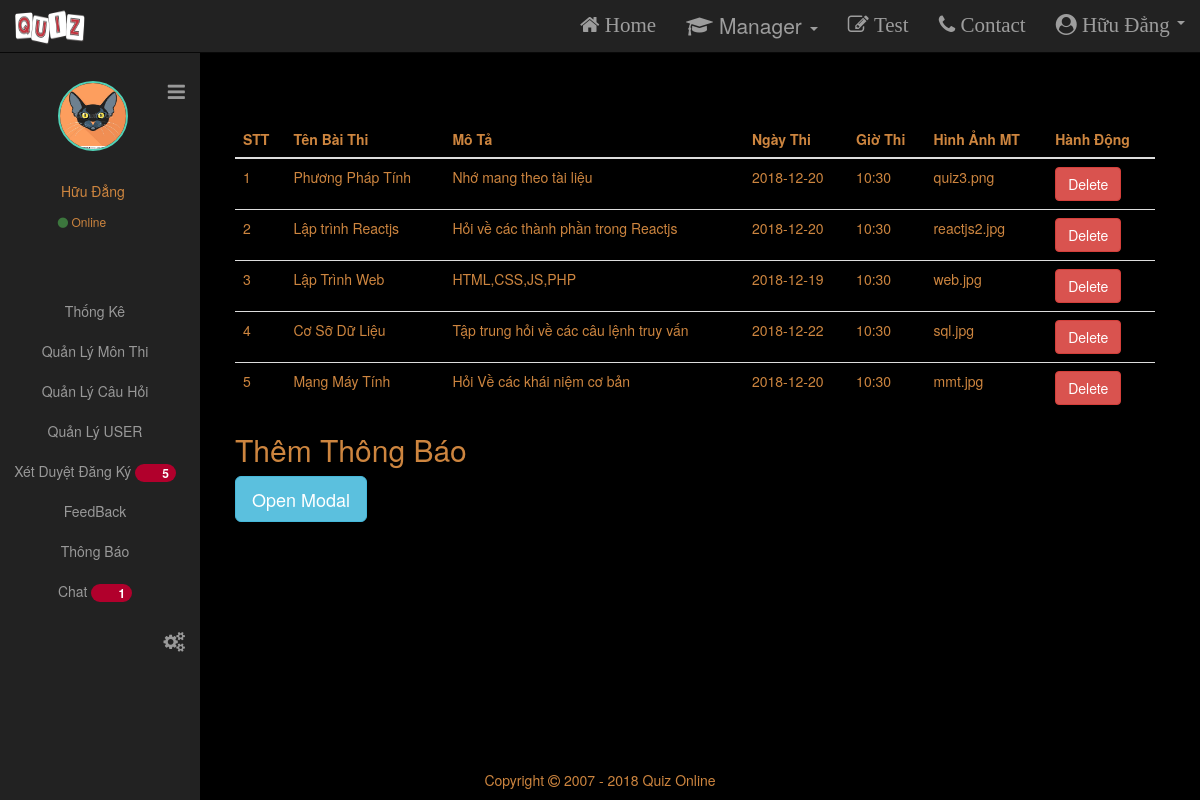
/news.php (signed in), run on the app's committed database.
### tables this page shows
CREATE TABLE `member` (
  `id_member` int(11) NOT NULL,
  `username` varchar(65) NOT NULL,
  `password` varchar(65) NOT NULL,
  `role` varchar(50) NOT NULL,
  `name` varchar(100) NOT NULL,
  `email` varchar(100) NOT NULL
);

CREATE TABLE `profile` (
  `id_profile` int(11) NOT NULL,
  `image` varchar(100) NOT NULL,
  `description` varchar(250) NOT NULL,
  `id_member` int(11) NOT NULL
);

CREATE TABLE `news` (
  `id` int(11) NOT NULL,
  `subject_name` varchar(100) NOT NULL,
  `description` varchar(200) NOT NULL,
  `days` date NOT NULL,
  `time` varchar(50) NOT NULL,
  `image` varchar(50) NOT NULL,
  `id_subject` int(11) NOT NULL
);

### Config/db.php (called while the page is built, shortened)
<?php
$tb_name="member";
$tb_news="news";
$profile = "profile";
?>

### news.php (the view, shortened to what this page needs)
<?php
require_once('Config/db.php');?>
<?php
if (isset($_SESSION['username']) == false) {
    header('Location: login.php');
}else {
    $username=$_SESSION['username'];
    $sql = mysqli_query($conn,"select *from $tb_name WHERE  username = '$username'");
    $row = mysqli_fetch_array($sql);
    if ($row['role'] == 'USER') {
        $_SESSION['role'] = $row['role'];
       ?>
        <script>
            window.alert("You do not have permission to access this page");
            window.location="home.php"
        </script>
        <?php
    } else {
        ?>
        <!DOCTYPE html>
        <html lang="en">
        <head>
            <link  type="text/css" href="style.css" rel="stylesheet">
			<link rel="stylesheet" href="http://maxcdn.bootstrapcdn.com/font-awesome/4.4.0/css/font-awesome.min.css">
			<link rel="stylesheet" href="https://maxcdn.bootstrapcdn.com/bootstrap/3.3.7/css/bootstrap.min.css">
</head>
		<body>
    <?php require_once('NavBar.php');?>
	<div class="row content col-sm-12">
  <?php
  if($row['role'] == 'ADMIN'){
    require_once('sideNavDemo.php');
  }else{
  }
  ?>
  <div class="col-sm-12">
  <br/><br/><br/><br/>
		<table class="table table-hover text">
    <thead>
      <tr>
        <th>STT</th>
        <th>Tên Bài Thi</th>
        <th>Mô Tả</th>
		    <th>Ngày Thi</th>
        <th>Giờ Thi</th>
        <th>Hình Ảnh MT</th>
		    <th>Hành Động</th>
      </tr>
    </thead>
    <tbody>
	 <?php
            	$sql2=mysqli_query($conn,"select *from $tb_news");
            $count = 0;
            while ($result = mysqli_fetch_array($sql2)) {
              $count ++;
                ?>
                <tr >
                    <td><?=  $count?></td>
					          <td><?= $result['subject_name'] ?></td>
                    <td><?= $result['description'] ?></td>
                    <td><?= $result['days'] ?></td>
                    <td><?= $result['time'] ?></td>
                    <td><?=$result['image']?></td>
                    <td><a onclick="return confirm('Are you sure want to delete this news?')" href="DeleteNews.php?id=<?=$result['id']?>" class="btn btn-danger">Delete</td>
                </tr>
                <?php
            }
            ?>
    </tbody>
  </table>
  <h2 class ="text">Thêm Thông Báo</h2>
  <button type="button" class="btn btn-info btn-lg" data-toggle="modal" data-target="#myModal">Open Modal</button>
  </div>
   </div>
             <?php
        }
        ?>
  	<br/><br/><br/><br/>
    <footer style="position:fixed;bottom:0px;width:100%;text-align:center;" id="whatever" class="container-fluid text-center text">
		<p>Copyright <i class="fa fa-copyright"></i> 2007 - 2018 Quiz Online</p>
	</footer>
        </body>
        </html>
        <?php
    }
?>

### NavBar.php (shortened to what this page needs)
<?php
require_once('Config/db.php');
?>
<!DOCTYPE html>
<html>
<head>
		<link  type="text/css" href="./style.css" rel="stylesheet">
    <link rel="stylesheet" href="http://maxcdn.bootstrapcdn.com/font-awesome/4.7.0/css/font-awesome.min.css">
	<link rel="stylesheet" href="https://maxcdn.bootstrapcdn.com/bootstrap/3.3.7/css/bootstrap.min.css">
</head>
<body>
<nav class="navbar navbar-inverse navbar-fixed-top" style="width:100%" >
	  <div class="container-fluid">
		<div class="navbar-header">
		  <span class="navbar-brand">
				<img src="./images/quiz3.png" style ="width:70px;height:51px;margin-top:-13px "/>
		  </span>
		</div>
		<div class = "collapse navbar-collapse" id="myNavbar">
		<ul class="nav navbar-nav navbar-right " >
		  <li><a class="fa fa-home" href="index.php"> Home</a></li>
		  <li class="dropdown">
			<a class="dropdown-toggle" data-toggle="dropdown" href="#">
			<span ><i class="fa fa-graduation-cap "></i></span>
			Manager
			<span class="caret"></span></a>
		  </li>
		  <li><a class="fa fa-pencil-square-o" href="library.php"> Test</a></li>
		  <li><a class="fa fa-phone" href="Contact.php"> Contact</a></li>
		<?php
			if($_SESSION['username']){
				$id_member = $_SESSION['id_member'];
				$role =mysqli_query($conn,"select role,name from member where id_member = '$id_member' ");
				$row = $role->fetch_assoc();
				if($row['role'] == 'ADMIN') {
			?>
			<li class="dropdown">
					<a class="dropdown-toggle fa fa-user-circle" data-toggle="dropdown" href="#">	<?php echo $row['name'] ?>
					<span class="caret"></span></a>
		  </li>
				<?php
			}
		}
		?>
		</ul>
	  </div>
		</div>
	</nav>
</body>
</html>

### sideNavDemo.php (shortened to what this page needs)
<!DOCTYPE html>
<html>
<head>
			<link rel="stylesheet" href="http://maxcdn.bootstrapcdn.com/font-awesome/4.4.0/css/font-awesome.min.css">
			<link rel="stylesheet" href="https://maxcdn.bootstrapcdn.com/bootstrap/3.3.7/css/bootstrap.min.css">
</head>
<body>
<?php require_once('NavBar.php');?>
<div class="container">
	<div class="row">
		 <div id="wrapper">
        <div id="sidebar-wrapper">
    <ul class="sidebar-nav" style="margin-left:0;">
            <li class="sidebar-brand">
                <a href="#menu-toggle"  id="menu-toggle" style="margin-top:20px;float:right;" >
                <i class="fa fa-bars " style="font-size:20px !Important;" aria-hidden="true" aria-hidden="true"></i>
            </li>
    <ul class="profile-header-container ">
    	<span class="profile-header-img">
            <?php
                if(isset($_SESSION['id_member'])){
                $id_member =  $_SESSION['id_member'];
                    $sql = mysqli_query($conn,"select *from $profile WHERE  id_member = '$id_member'");
                    while ($result = mysqli_fetch_array($sql)) {
                        ?>
                             <img class="img-circle" src="images/<?= $result['image'] ?>" />
                        <?php
                    }
                }
            ?>
        </span>
        <span class="profile-header-text">
             <?php
              if(isset($_SESSION['id_member'])){
                $id_member =  $_SESSION['id_member'];
                    $sql1 = mysqli_query($conn,"select *from member WHERE  id_member = '$id_member'");
                    while ($result1 = mysqli_fetch_array($sql1)) {
                        ?>
                            <p> <?= $result1['name'] ?></p>
                        <?php
                    }
                }
            ?>
          <span style="font-size:12px"><i style="font-size:12px" class="fa fa-circle text-success"></i> Online</span>
        </span>
    </ul>
    <?php
             $sql2 = mysqli_query($conn,"select count(*) as tmp from exam_registration");
             $count = mysqli_fetch_array($sql2);
             $sql3 = mysqli_query($conn,"select  count(status) as tmp from chat where status = 1");
             $count_chat = mysqli_fetch_array($sql3);
    ?>
    <br/><br/><br/>
        <li><a class="menu" href="admin.php">Thống Kê</a></li>
        <li><a class="menu" href="subjectAdmin.php">Quản Lý Môn Thi</a></li>
        <li><a class="menu" href="addQues.php">Quản Lý Câu Hỏi</a></li>
        <li><a class="menu" href="list_member.php">Quản Lý USER</a></li>
        <li><a class="menu" href="Approved.php">Xét Duyệt Đăng Ký <span style = "background-color:#b1002c;" class="badge"><?=$count['tmp'] ?></span></a></li>
        <li><a class="menu" href="feedback.php">FeedBack</a></li>
        <li><a class="menu" href="news.php">Thông Báo</a></li>
        <li><a class="menu" href="ChatAdmin.php">Chat <span style = "background-color:#b1002c;" class=" <?php
        if($count_chat['tmp'] == 0){
            echo 'aaaaa';
        }else {
            echo 'badge';
        }
        ?>
         ">
        <?php if($count_chat['tmp'] == 0){
            echo null;
        }else{
            echo $count_chat['tmp'] ;
        }
        ?>
        </span></a></li>
        <li class="sidebar-brand">
            <a href="#" data-toggle="modal" data-target="#myTheme" style="margin-bottom:10px;float:right;" >
            <i class="fa fa-cogs " style="font-size:20px !Important;" aria-hidden="true" aria-hidden="true"></i>
        </li>
    </ul>
</div>
</body>
</html>

### style.css (style rules this page uses)
nav { font-size:21px; text-align:center; width:100%; }
.container img { margin-top: -45px; margin-bottom: 30px; height: 100px; }
.changeTheme { background-color: rgba(0, 0, 0, 1); }
.changeTheme .text { color: peru; }

### sideNavDemo.php (style rules this page uses)
body { overflow-x: hidden; }
#wrapper { padding-left: 0; -webkit-transition: all 0.6s ease; -moz-transition: all 0.6s ease; -o-transition: all 0.6s ease; transition: all 0.7s ease; }
#sidebar-wrapper { z-index: 1000; position: fixed; left: 250px; width: 0; height: 100%; margin-left: -250px; overflow-y: auto; background-color: #222222 !Important; -webkit-transition: all 0.5s ease; -moz-transition: all 0.5s ease; -o-transition: all 0.5s ease; transition: all 0.5s ease; }
.sidebar-nav { position: absolute; top: 0; right:15px; width: 200px; margin: 0; padding: 0; list-style: none; }
.sidebar-nav li { text-indent: 20px; line-height: 40px; }
.sidebar-nav li a { display: block; text-decoration: none; color: #999999; }
.sidebar-nav > .sidebar-brand { height: 65px; font-size: 18px; line-height: 60px; }
.sidebar-nav > .sidebar-brand a { color: #999999; }
@media (min-width:768px) { #wrapper { padding-left: 220px; } }
@media (min-width:768px) { #sidebar-wrapper { width: 200px; } }
.profile-header-img > img.img-circle { width: 70px; height: 70px; border: 2px solid #51D2B7; }
.profile-header-text { color:peru; text-align:center; text-decoration: none; }
.menu { text-align:center; }

### data on the page
member: name "Hữu Đẳng"
profile: image (picture)
news: subject_name "Phương Pháp Tính", description "Nhớ mang theo tài liệu", days "2018-12-20", time "10:30", image "quiz3.png"
news: subject_name "Lập trình Reactjs", description "Hỏi về các thành phần trong Reactjs", days "2018-12-20", time "10:30", image "reactjs2.jpg"
news: subject_name "Lập Trình Web", description "HTML,CSS,JS,PHP", days "2018-12-19", time "10:30", image "web.jpg"
news: subject_name "Cơ Sỡ Dữ Liệu", description "Tập trung hỏi về các câu lệnh truy vấn", days "2018-12-22", time "10:30", image "sql.jpg"
news: subject_name "Mạng Máy Tính", description "Hỏi Về các khái niệm cơ bản", days "2018-12-20", time "10:30", image "mmt.jpg"

### other printed values
$count['tmp'] "5"
$count_chat['tmp'] "1"
